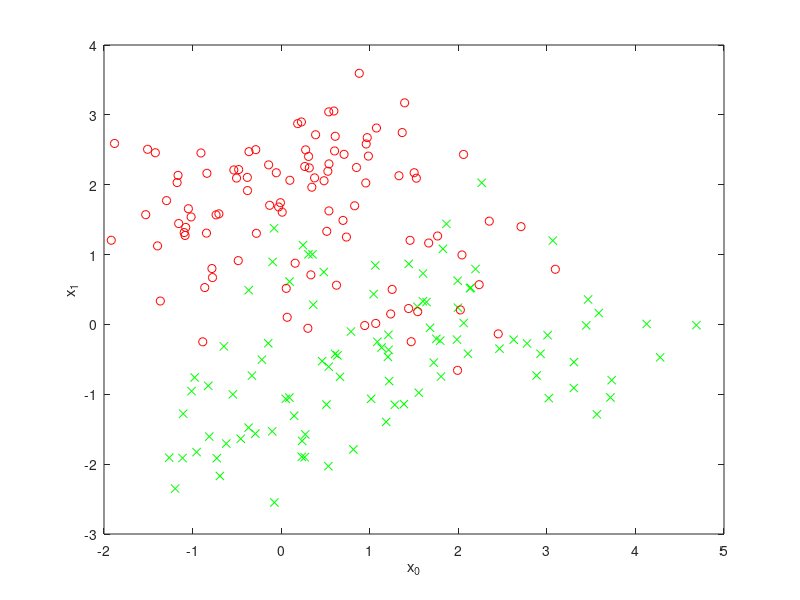

Source code (MATLAB): (Note: this script raises an error after producing the figure.)
% classasgn1.m
% Sample classifier program
% Load the training data and divide into the different classes
load classasgntrain1.dat
x0 = classasgntrain1(:,1:2)'; % data vectors for class 0 (2 x N0)
N0 = size(x0,2);
x1 = classasgntrain1(:,3:4)'; % data vectors for class 1 (2 x N1)
N1 = size(x1,2);
N = N0 + N1;
% plot the data
clf;
plot(x0(1,:), x0(2,:),'gx');
hold on;
plot(x1(1,:), x1(2,:),'ro');
xlabel('x_0');
ylabel('x_1');
%%%%%%%%%%%%%%%%%%%%%%%%%%%%%%%%%%%%%%%%%%%%%% 
% Linear regression classifier
% Build the X matrix
X = [ones(N0,1) x0' (x0.^2)'; ones(N1,1) x1' (x1.^2)'];
% Build the indicator response matrix 
Y = [ones(N0,1) zeros(N0,1); zeros(N1,1) ones(N1,1)];
% Find the parameter matrix
Bhat = (X'*X) \ X'* Y;
% Find the approximate response
Yhat = X*Bhat;
Yhathard = Yhat > 0.5; % threshold into different classes
nerr = sum(sum(abs(Yhathard - Y)))/2; % count the total number of errors 
errrate_linregress_train = nerr / N;
% Now test on new (testing data)
Ntest0 = 5000; % number of class 0 points to generate
Ntest1 = 5000; % number of class 1 points to generate
xtest0 = gendat2(0,Ntest0); % generate the test data for class 0 
xtest1 = gendat2(1,Ntest1); % generate the test data for class 1 
nerr = 0;
for i=1:Ntest0
yhat = [1 xtest0(:,i)'].*Bhat;
if(yhat(2) > yhat(1)) % error: chose class 1 over class 0 
nerr = nerr+1;
 end
end
for i=1:Ntest1
 yhat = [1 xtest1(:,i)']*Bhat;
 if(yhat(1) > yhat(2)) % error: chose class 0 over class 1
 nerr = nerr+1;
 end
end
errrate_linregress_test = nerr / (Ntest0 + Ntest1);
% Plot the performance across the window (that is, plot the classification regions)
xmin = min([x0(1,:) x1(1,:)]); xmax = max([x0(1,:) x1(1,:)]);
ymin = min([x0(2,:) x1(2,:)]); ymax = max([x0(2,:) x1(2,:)]);
xpl = linspace(xmin,xmax,100);
ypl = linspace(ymin,ymax,100);
redpts = []; % class 1 estimates
greenpts = [];% class 0 estimatees
% loop over all points
for x = xpl
 for y = ypl
 yhat = [1 x y]*Bhat;
 if(yhat(1) > yhat(2)) % choose class 0 over class 1
 greenpts = [greenpts [x;y]];
 else
 redpts = [redpts [x;y]];
 end
 end
end
plot(greenpts(1,:), greenpts(2,:),'g.','MarkerSize',0.25);
plot(redpts(1,:),redpts(2,:),'r.','MarkerSize',0.25); axis tight